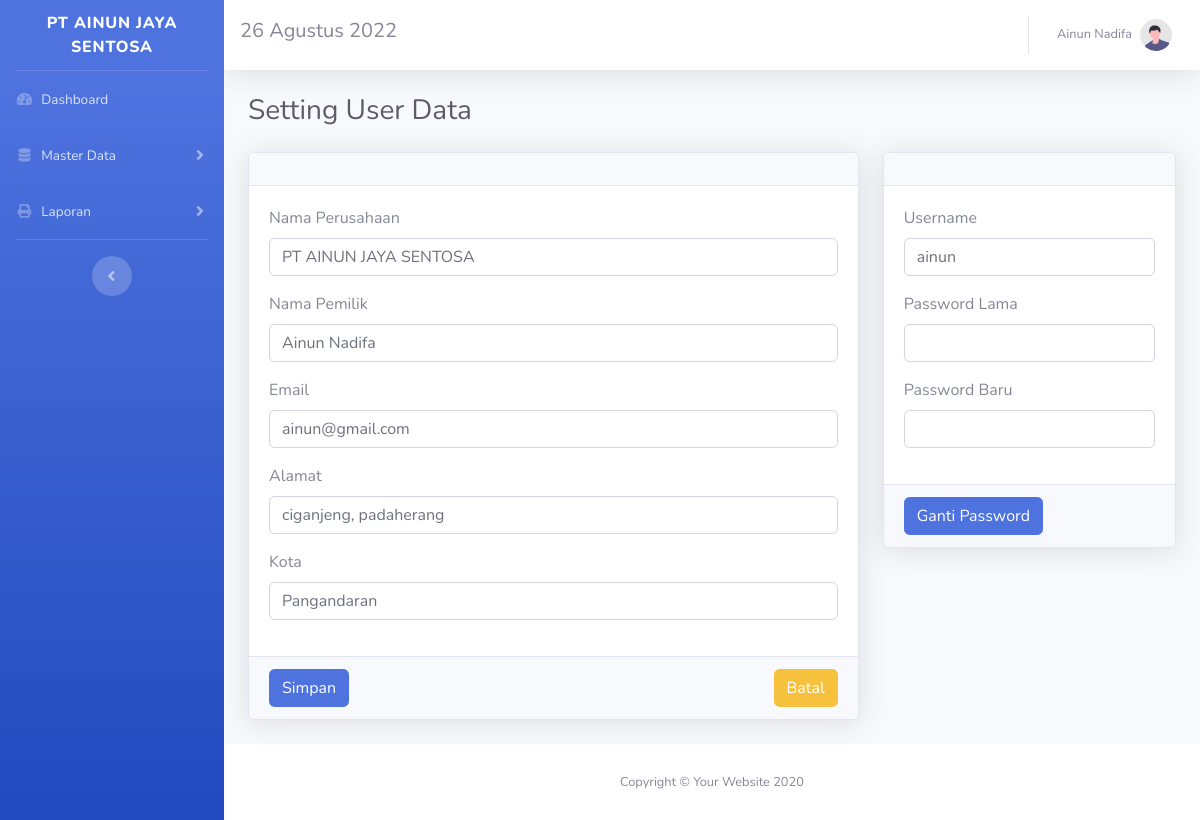
/dashboard/setting (signed in), run on the app's committed database.
### tables this page shows
CREATE TABLE `user` (
  `id_user` int(10) UNSIGNED NOT NULL,
  `nama_perusahaan` varchar(50) DEFAULT NULL,
  `alamat` text,
  `kota` varchar(50) DEFAULT NULL,
  `nama_pemilik` varchar(50) DEFAULT NULL,
  `email` varchar(50) DEFAULT NULL,
  `username` varchar(50) DEFAULT NULL,
  `password` varchar(100) DEFAULT NULL
);

### application/controllers/dashboard/SettingController.php (called while the page is built, shortened)
<?php
class SettingController extends DashboardMainController
{
    public function index()
    {
        $id = $_SESSION['user']['id'];
        if ($_SESSION['user']['role'] == 'Pimpinan') {
            $data = $this->user->show($id);
        } else {
            $this->model('karyawan');
            $data = $this->karyawan->show($id);
        }
        $this->template('dashboard/setting', 'Setting User Data', $data);
    }
}

### application/models/user.model.php (called while the page is built, shortened)
<?php
class UserModel extends Model
{
    public function __construct()
    {
        $this->_table = "user";
    }
    public function show($id)
    {
        $query = $this->selectWhere(array('id_user' => $id));
        $data = $this->getResult($query);
        return $data;
    }
}

### library/model.class.php (called while the page is built, shortened)
<?php
class Model
{
    protected $_dbhandle;
    protected $_table;
    public function connect()
    {
        $this->_dbhandle = mysqli_connect(DB_HOST, DB_USER, DB_PASSWORD, DB_NAME);
    }
    public function query($query)
    {
        return mysqli_query($this->_dbhandle, $query);
    }
    public function selectWhere($condition = array(), $orderBy = '', $order = 'ASC', $limit = '')
    {
        $query = "SELECT*FROM " . $this->_table;
        if (is_array($condition)) {
            $query .= " WHERE";
            foreach ($condition as $key => $value) {
                $query .= " $key='$value' AND";
            }
            $query = substr($query, 0, -3);
        }
        return $this->query($query);
    }
}

### application/views/dashboard/setting.view.php (the view, shortened to what this page needs)
<?php if ($_SESSION['user']['role'] == 'Pimpinan') : ?>
    <div class="row">
        <div class="col-lg-8">
            <?php
            $data = $data[0];
            ?>
            <div class="card shadow mb-4">
                <form action="<?= BASE_PATH ?>/dashboard/setting/update" method="post">
                    <div class="card-header py-3">
                    </div>
                    <div class="card-body">
                        <div class="form-group">
                            <label for="nama_company">Nama Perusahaan</label>
                            <input type="text" id="nama_company" class="form-control" required name="nama_company" value="<?= $data['nama_perusahaan'] ?>">
                        </div>
                        <div class="form-group">
                            <label for="nama_pemilik">Nama Pemilik</label>
                            <input type="text" id="nama_pemilik" class="form-control" required name="nama_pemilik" value="<?= $data['nama_pemilik'] ?>">
                        </div>
                        <div class="form-group">
                            <label for="email">Email</label>
                            <input type="email" id="email" class="form-control" required name="email" value="<?= $data['email'] ?>">
                        </div>
                        <div class="form-group">
                            <label for="alamat">Alamat</label>
                            <input type="alamat" id="alamat" class="form-control" required name="alamat" value="<?= $data['alamat'] ?>">
                        </div>
                        <div class="form-group">
                            <label for="kota">Kota</label>
                            <input type="kota" id="kota" class="form-control" required name="kota" value="<?= $data['kota'] ?>">
                        </div>
                    </div>
                    <div class="card-footer">
                        <a class="float-right btn btn-warning" href="<?= BASE_PATH ?>/dashboard">Batal</a>
                        <button class="btn btn-primary" type="submit">Simpan</button>
                    </div>
                </form>
            </div>
        </div>
        <div class="col-lg-4">
            <div class="card shadow mb-4">
                <form action="<?= BASE_PATH ?>/dashboard/setting/updatePassword" method="post">
                    <div class="card-header py-3"></div>
                    <div class="card-body">
                        <div class="form-group">
                            <label for="username">Username</label>
                            <input type="text" id="username" class="form-control" required name="username" value="<?= $data['username'] ?>">
                        </div>
                        <div class="form-group">
                            <label for="old_password">Password Lama</label>
                            <input type="password" id="old_password" required class="form-control" name="old_password">
                        </div>
                        <div class="form-group">
                            <label for="password">Password Baru</label>
                            <input type="password" id="password" required class="form-control" name="password">
                        </div>
                    </div>
                    <div class="card-footer">
                        <button class="btn btn-primary" type="submit">Ganti Password</button>
                    </div>
                </form>
            </div>
        </div>
    </div>
<?php endif; ?>

### data on the page
user: nama_company "PT AINUN JAYA SENTOSA", nama_pemilik "Ainun Nadifa", email "ainun@gmail.com", alamat "ciganjeng, padaherang", kota "Pangandaran", username "ainun"

### other printed values
$_SESSION['user']['nama_perusahaan'] "PT AINUN JAYA SENTOSA"
$title "Dashboard"
$title "Master Data Laporan"
$_SESSION['user']['nama'] "Ainun Nadifa"
$breadcrumb "Setting User Data"
